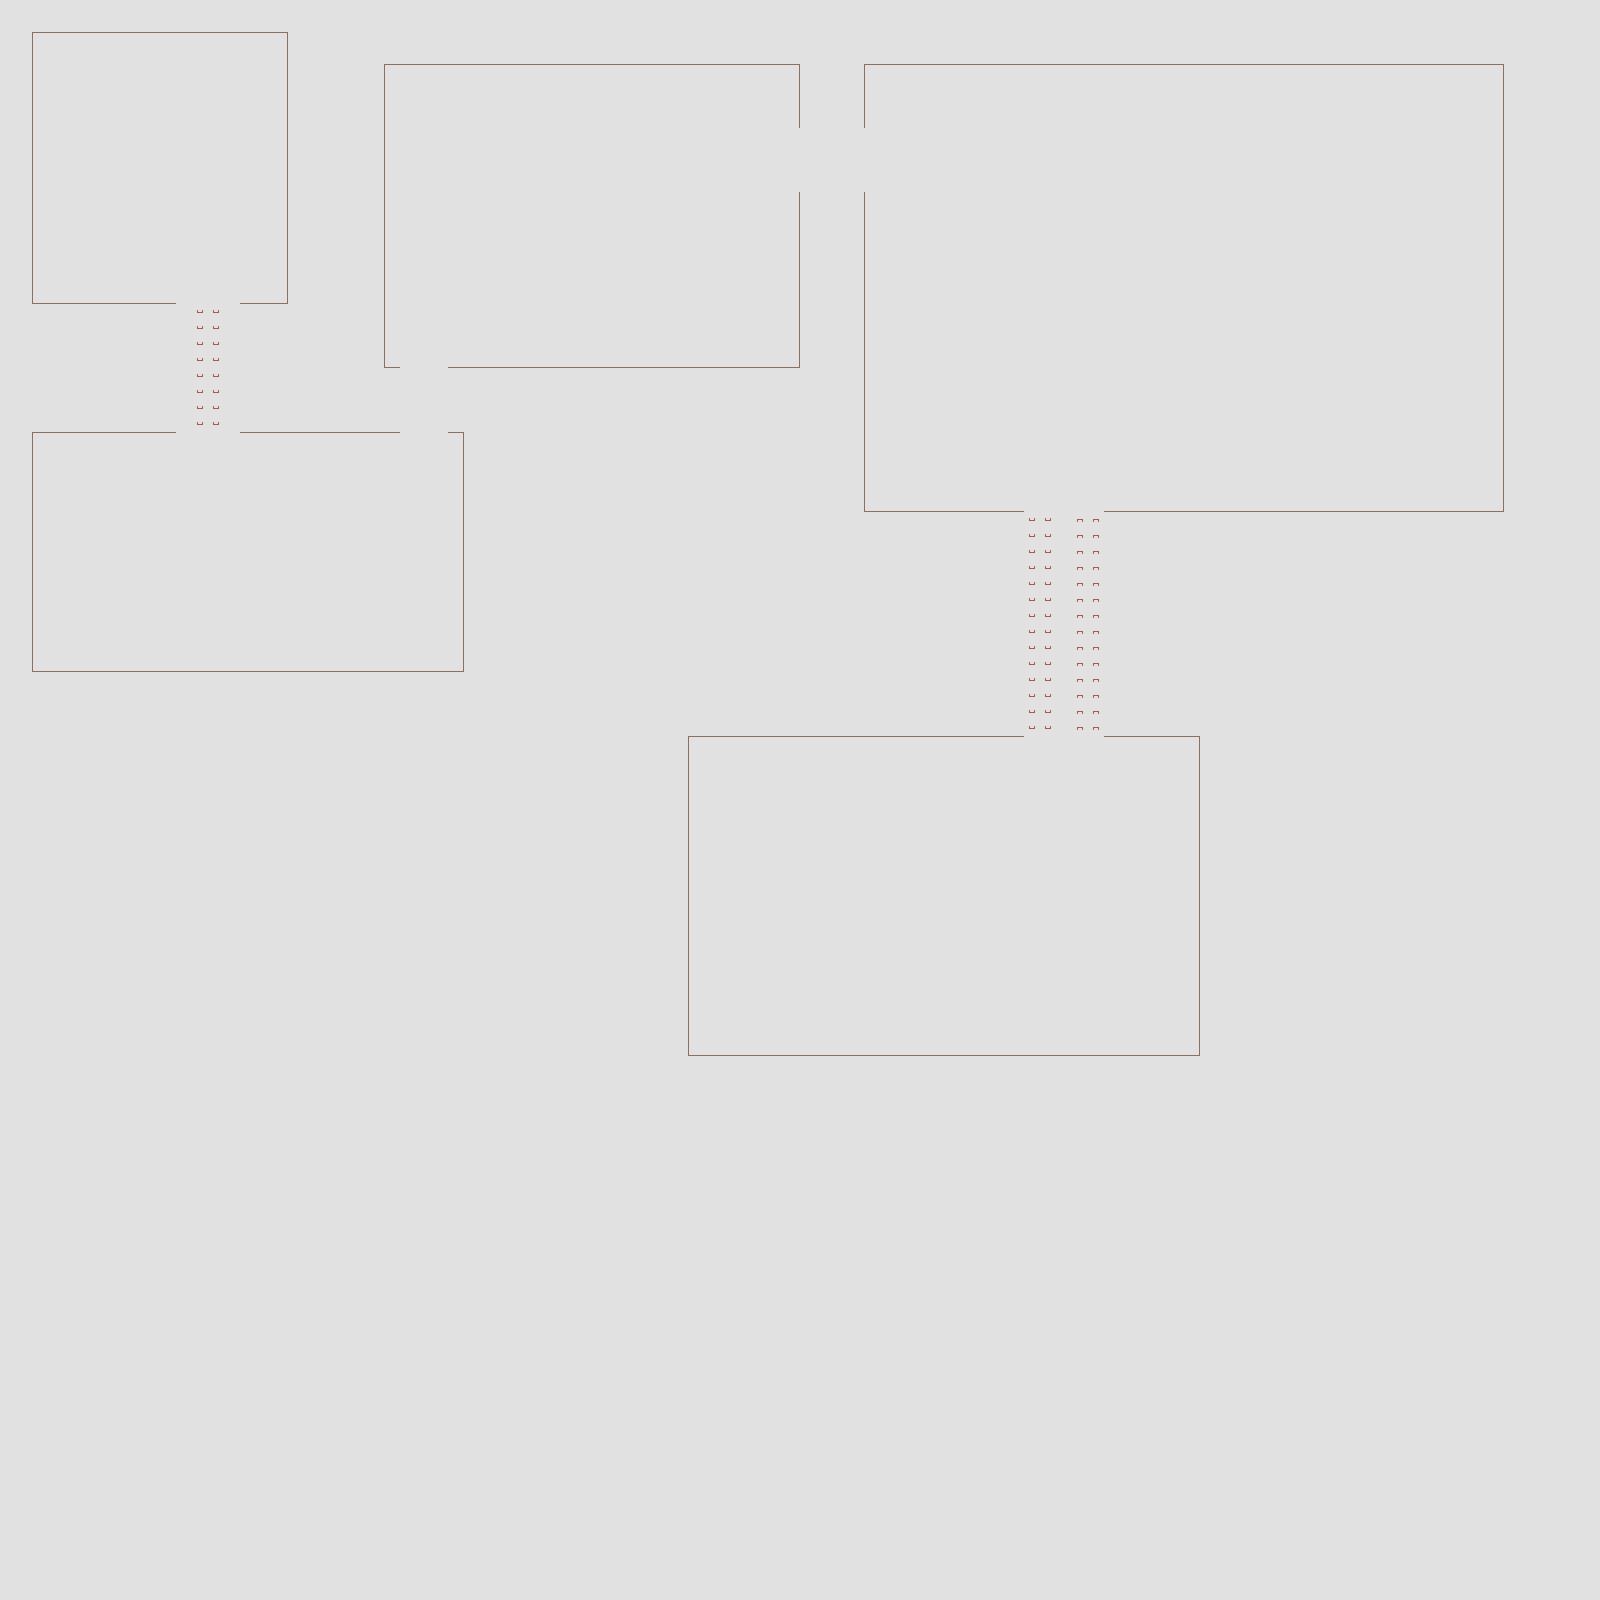

This game map was drawn from its Tiled (.tmx) file and the tilesets committed beside it. A one-line description and the trimmed map source follow:
An orthogonal 100x100 tile map with 16x16 px tiles, 2 tile layers (features, structure) and 2 objects (2x tree).

<map version="1.2" tiledversion="1.3.3" orientation="orthogonal" renderorder="right-down" compressionlevel="0" width="100" height="100" tilewidth="16" tileheight="16" infinite="0" backgroundcolor="#e1e1e1" nextlayerid="5" nextobjectid="5">
 <properties>
  <property name="stage" type="int" value="4" />
 </properties>
 <tileset firstgid="1" source="world_tiles.tsx" />
 <objectgroup id="4" name="nature">
  <object id="3" name="tree 1" type="tree" x="240" y="64" width="16" height="16">
   <properties>
    <property name="stage" type="int" value="7" />
   </properties>
  </object>
  <object id="4" name="tree 2" type="tree" x="48" y="448" width="16" height="16">
   <properties>
    <property name="stage" type="int" value="1" />
   </properties>
  </object>
 </objectgroup>
 <layer id="3" name="features" width="100" height="100">
  <data>[10000 cells, 72 non-empty, 1 distinct tile ids]</data>
 </layer>
 <layer id="1" name="structure" width="100" height="100">
  <data>[10000 cells, 428 non-empty, 2 distinct tile ids]</data>
 </layer>
</map>
